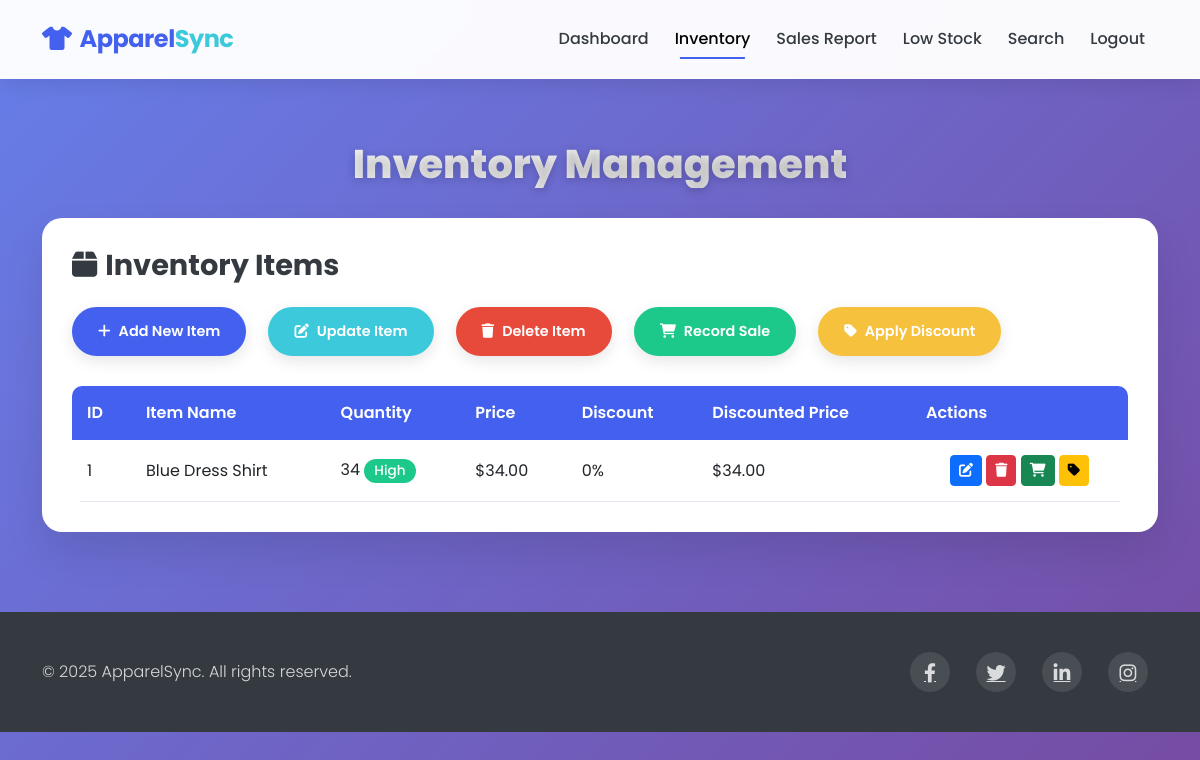
/dashboard/view_inventory (signed in), run on an earlier commit of the app's database.
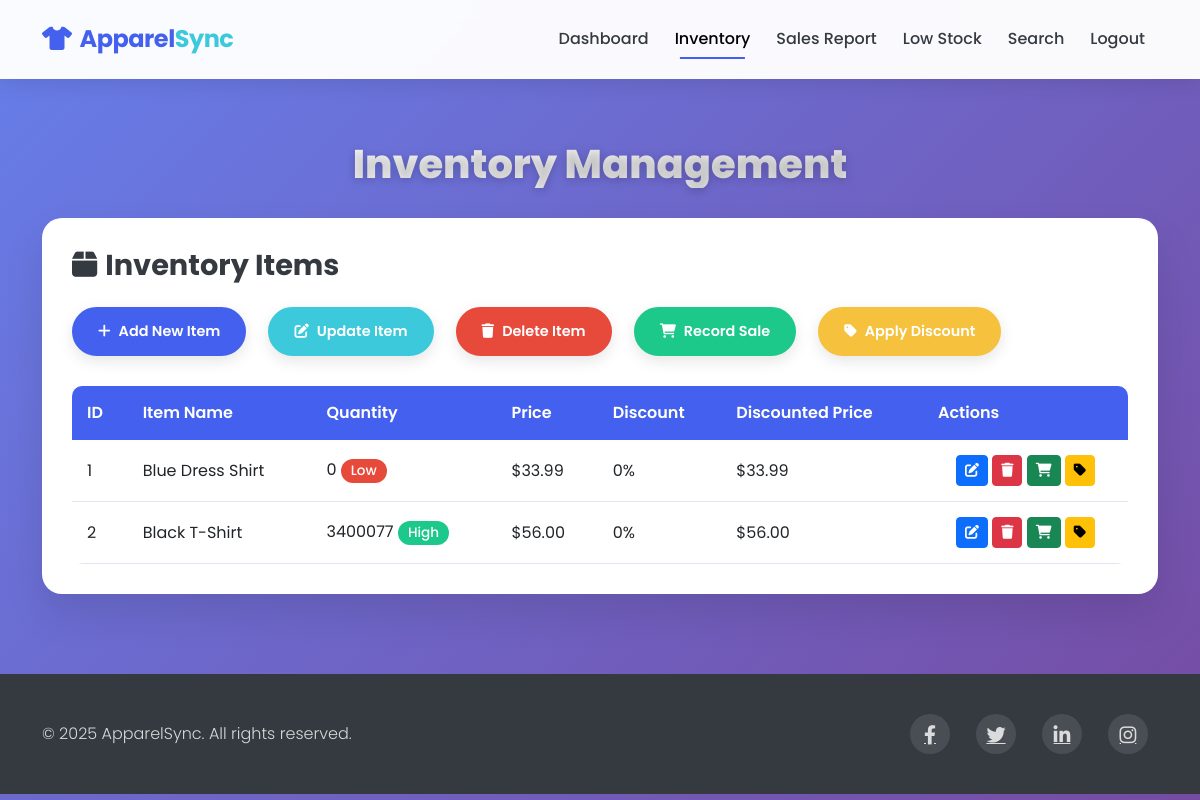
And on a later commit of the database.
### models.py (models this page shows)
class InventoryItem(db.Model):
    id = db.Column(db.Integer, primary_key=True)
    item_name = db.Column(db.String(100), nullable=False)
    quantity = db.Column(db.Integer, nullable=False)
    price = db.Column(db.Float, nullable=False)
    discount = db.Column(db.Float, default=0.0)
    sales = db.relationship('Sale', backref='item', lazy=True)
    low_stock_alerts = db.relationship('LowStock', backref='item', lazy=True)

### routes.py (the view)
@app.route('/dashboard/view_inventory', methods=['GET'])
@login_required
def view_inventory():
    inventory = InventoryItem.query.all()
    return render_template('view_inventory.html', inventory=inventory)

### app.py (called while the page is built)
@login_manager.user_loader
def load_user(user_id):
    return User.query.get(int(user_id))

### templates/view_inventory.html (shortened to what this page needs)
<!DOCTYPE html>
<html lang="en">
<head>
    <link href="https://cdn.jsdelivr.net/npm/bootstrap@5.3.0-alpha1/dist/css/bootstrap.min.css" rel="stylesheet">
    <link rel="stylesheet" href="https://cdnjs.cloudflare.com/ajax/libs/font-awesome/6.0.0/css/all.min.css">
</head>
<body>
    <nav class="navbar navbar-expand-lg navbar-light py-3 fixed-top">
        <div class="container">
            <a class="navbar-brand" href="{{ url_for('home') }}"><i class="fas fa-tshirt me-2"></i>Apparel<span>Sync</span></a>
            <div class="collapse navbar-collapse" id="navbarNav">
                <ul class="navbar-nav ms-auto">
                    <li class="nav-item">
                        <a class="nav-link" href="{{ url_for('dashboard') }}">Dashboard</a>
                    </li>
                    <li class="nav-item">
                        <a class="nav-link active" href="{{ url_for('view_inventory') }}">Inventory</a>
                    </li>
                    <li class="nav-item">
                        <a class="nav-link" href="{{ url_for('sales_report') }}">Sales Report</a>
                    </li>
                    <li class="nav-item">
                        <a class="nav-link" href="{{ url_for('low_stock') }}">Low Stock</a>
                    </li>
                    <li class="nav-item">
                        <a class="nav-link" href="{{ url_for('search') }}">Search</a>
                    </li>
                    <li class="nav-item">
                        <a class="nav-link" href="{{ url_for('logout') }}">Logout</a>
                    </li>
                </ul>
            </div>
        </div>
    </nav>
    <section class="content-section">
        <div class="container">
            <h1 class="page-title">Inventory Management</h1>
            <div class="inventory-card">
                <div class="mb-4">
                    <h3 class="mb-4"><i class="fas fa-box me-2"></i>Inventory Items</h3>
                    <div class="action-buttons">
                        <a href="{{ url_for('add_item') }}" class="btn btn-add btn-action">
                            <i class="fas fa-plus me-2"></i>Add New Item
                        </a>
                        <a href="{{ url_for('update_item_record') }}" class="btn btn-edit btn-action">
                            <i class="fas fa-edit me-2"></i>Update Item
                        </a>
                        <a href="{{ url_for('delete_item') }}" class="btn btn-delete btn-action">
                            <i class="fas fa-trash me-2"></i>Delete Item
                        </a>
                        <a href="{{ url_for('add_sales') }}" class="btn btn-sale btn-action">
                            <i class="fas fa-shopping-cart me-2"></i>Record Sale
                        </a>
                        <a href="{{ url_for('apply_discount') }}" class="btn btn-discount btn-action">
                            <i class="fas fa-tag me-2"></i>Apply Discount
                        </a>
                    </div>
                </div>
                <div class="table-responsive">
                    {% if inventory %}
                        <table class="inventory-table">
                            <thead>
                                <tr>
                                    <th>ID</th>
                                    <th>Item Name</th>
                                    <th>Quantity</th>
                                    <th>Price</th>
                                    <th>Discount</th>
                                    <th>Discounted Price</th>
                                    <th>Actions</th>
                                </tr>
                            </thead>
                            <tbody>
                                {% for item in inventory %}
                                <tr>
                                    <td>{{ item.id }}</td>
                                    <td>{{ item.item_name }}</td>
                                    <td>
                                        {{ item.quantity }}
                                        {% if item.quantity > 20 %}
                                            <span class="badge badge-stock badge-high">High</span>
                                        {% elif item.quantity > 10 %}
                                            <span class="badge badge-stock badge-medium">Medium</span>
                                        {% else %}
                                            <span class="badge badge-stock badge-low">Low</span>
                                        {% endif %}
                                    </td>
                                    <td>${{ "%.2f"|format(item.price) }}</td>
                                    <td>{{ "%.0f"|format(item.discount) }}%</td>
                                    <td>
                                        {% if item.discount > 0 %}
                                            <span class="price-discounted">${{ "%.2f"|format(item.price - (item.price * item.discount / 100)) }}</span>
                                            <div><small class="original-price">${{ "%.2f"|format(item.price) }}</small></div>
                                        {% else %}
                                            ${{ "%.2f"|format(item.price) }}
                                        {% endif %}
                                    </td>
                                    <td class="text-center">
                                        <a href="{{ url_for('update_item_record') }}?id={{ item.id }}" class="btn btn-sm btn-primary" title="Edit">
                                            <i class="fas fa-edit"></i>
                                        </a>
                                        <a href="{{ url_for('delete_item') }}?id={{ item.id }}" class="btn btn-sm btn-danger" title="Delete">
                                            <i class="fas fa-trash"></i>
                                        </a>
                                        <a href="{{ url_for('add_sales') }}?id={{ item.id }}" class="btn btn-sm btn-success" title="Record Sale">
                                            <i class="fas fa-shopping-cart"></i>
                                        </a>
                                        <a href="{{ url_for('apply_discount') }}?id={{ item.id }}" class="btn btn-sm btn-warning" title="Apply Discount">
                                            <i class="fas fa-tag"></i>
                                        </a>
                                    </td>
                                </tr>
                                {% endfor %}
                            </tbody>
                        </table>
                    {% else %}
                        <div class="no-items">
                            <i class="fas fa-box-open fa-4x mb-3"></i>
                            <h4>No inventory items found</h4>
                            <p>Start by adding your first inventory item.</p>
                        </div>
                    {% endif %}
                </div>
            </div>
        </div>
    </section>
    <footer>
        <div class="container">
            <div class="row align-items-center">
                <div class="col-md-6">
                    <p class="copyright mb-0">&copy; 2025 ApparelSync. All rights reserved.</p>
                </div>
                <div class="col-md-6">
                    <div class="social-icons">
                        <a href="#" class="me-3"><i class="fab fa-facebook-f"></i></a>
                        <a href="#" class="me-3"><i class="fab fa-twitter"></i></a>
                        <a href="#" class="me-3"><i class="fab fa-linkedin-in"></i></a>
                        <a href="#"><i class="fab fa-instagram"></i></a>
                    </div>
                </div>
            </div>
        </div>
    </footer>
</body>
</html>

### templates/view_inventory.html (style rules this page uses)
:root { --primary-color: #4361ee; --secondary-color: #f8f9fc; --accent-color: #3bc9db; --dark-color: #343a40; --light-color: #f8f9fc; --gradient-start: #667eea; --gradient-end: #764ba2; }
body { background: linear-gradient(135deg, var(--gradient-start) 0%, var(--gradient-end) 100%); min-height: 100vh; font-family: 'Poppins', sans-serif; }
.navbar { background-color: rgba(255, 255, 255, 0.97); backdrop-filter: blur(10px); box-shadow: 0 4px 20px rgba(0, 0, 0, 0.1); padding: 15px 0; border-bottom: 1px solid rgba(255, 255, 255, 0.1); }
.navbar-brand { font-weight: 700; color: var(--primary-color); font-size: 1.5rem; letter-spacing: -0.5px; }
.navbar-brand span { color: var(--accent-color); }
.nav-link { font-weight: 500; color: var(--dark-color); position: relative; padding: 8px 15px; margin: 0 5px; transition: all 0.3s ease; }
.nav-link::after { content: ''; position: absolute; width: 0; height: 2px; background: var(--primary-color); bottom: 0; left: 50%; transform: translateX(-50%); transition: width 0.3s ease; }
.nav-link.active::after { width: 70%; }
.content-section { padding: 140px 0 80px; }
.page-title { color: white; font-weight: 800; text-shadow: 0 2px 10px rgba(0, 0, 0, 0.2); margin-bottom: 30px; text-align: center; font-size: 2.5rem; background: linear-gradient(to right, #ffffff, #e0e0e0); -webkit-background-clip: text; background-clip: text; color: transparent; }
.inventory-card { background-color: white; border-radius: 20px; padding: 30px; box-shadow: 0 20px 40px rgba(0, 0, 0, 0.1); border: none; }
.inventory-card h3 { font-weight: 700; color: var(--dark-color); margin-bottom: 20px; font-size: 1.8rem; }
.inventory-table { width: 100%; }
.inventory-table th { background-color: var(--primary-color); color: white; padding: 15px; font-weight: 600; }
.inventory-table td { padding: 15px; vertical-align: middle; }
.inventory-table tbody tr { border-bottom: 1px solid #e3e6f0; transition: all 0.3s ease; }
.badge-stock { font-size: 0.85rem; padding: 5px 10px; border-radius: 30px; font-weight: 500; }
.badge-high { background-color: #1cc88a; color: white; }
.badge-low { background-color: #e74a3b; color: white; }
.btn-action { padding: 12px 24px; border-radius: 30px; font-size: 0.9rem; font-weight: 600; margin-right: 10px; transition: all 0.3s ease; box-shadow: 0 5px 15px rgba(0, 0, 0, 0.1); position: relative; overflow: hidden; }
.btn-action::before { content: ''; position: absolute; top: 0; left: -100%; width: 100%; height: 100%; background: rgba(255, 255, 255, 0.2); transition: all 0.4s ease; }
.btn-add { background-color: var(--primary-color); color: white; border: 2px solid var(--primary-color); }
.btn-edit { background-color: var(--accent-color); color: white; border: 2px solid var(--accent-color); }
.btn-delete { background-color: #e74a3b; color: white; border: 2px solid #e74a3b; }
.btn-sale { background-color: #1cc88a; color: white; border: 2px solid #1cc88a; }
.btn-discount { background-color: #f6c23e; color: white; border: 2px solid #f6c23e; }
.table-responsive { overflow-x: auto; border-radius: 10px; }
footer { background-color: #343a40; color: white; padding: 40px 0; }
footer a { color: rgba(255, 255, 255, 0.8); transition: color 0.3s ease; margin: 0 10px; font-size: 1.2rem; }
.copyright { opacity: 0.8; font-weight: 300; }
.social-icons { display: flex; justify-content: flex-end; }
.social-icons a { display: flex; align-items: center; justify-content: center; width: 40px; height: 40px; border-radius: 50%; background: rgba(255, 255, 255, 0.1); transition: all 0.3s ease; }
.action-buttons { display: flex; flex-wrap: wrap; gap: 12px; margin-bottom: 30px; }

What changed in the data, as far as the page shows it:
changed InventoryItem "Blue Dress Shirt": quantity "34" → "0"; price "34.00" → "33.99"; quantity "High" → "Low"
added InventoryItem: id "2", item_name "Black T-Shirt", quantity "3400077", shows "High", price "56.00", discount "0"
